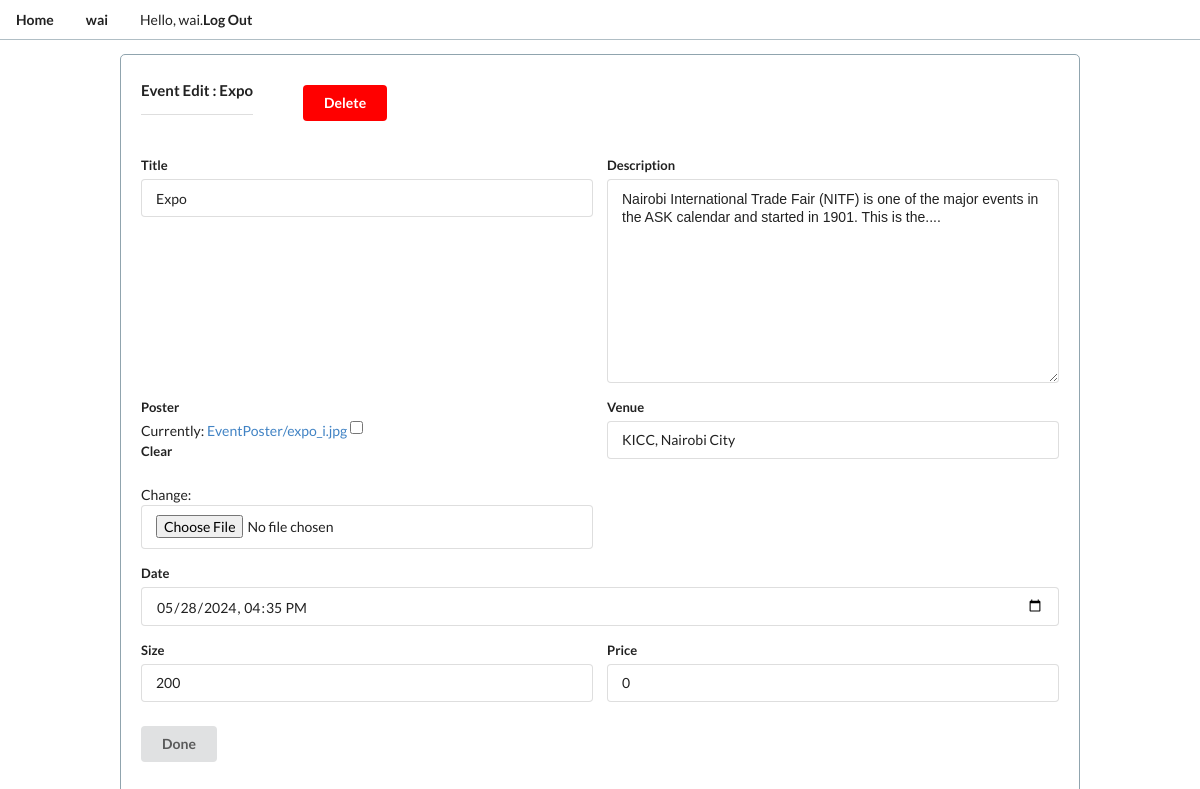
The page /home/6/edit/ (signed in) on the database its author committed.
### profiles/models.py (models this page shows, shortened)
class Profile(models.Model):
    user           = models.OneToOneField(User, on_delete=models.CASCADE)
    role           = models.CharField(max_length=20, choices=PROFILE_TYPE_CHOICES)
    profilePicture = models.ImageField(default='userPlaceHolder.png', upload_to='ProfilePictures')
    firstName      = models.CharField(max_length=35, blank=True)
    lastName       = models.CharField(max_length=35, blank=True)
    email          = models.EmailField(max_length=90, blank=True)
    updated        = models.TimeField(auto_now=True)
    created        = models.TimeField(auto_now_add=True)

### events/models.py (models this page shows, shortened)
class Event(models.Model):
    organizer   = models.ForeignKey(Profile, related_name='organizer', on_delete=models.CASCADE)
    attendees   = models.ManyToManyField(Profile, blank=True, default=None, related_name='attendees')
    title       = models.CharField(max_length=100)
    description = models.CharField(max_length=300)
    poster      = models.ImageField(upload_to='EventPoster/', blank=True)
    venue       = models.CharField(max_length=100)
    size        = models.PositiveIntegerField()
    price       = models.PositiveIntegerField()
    date        = models.DateTimeField()
    ksh         = models.PositiveIntegerField(blank=True)
    updated     = models.TimeField(auto_now=True)
    created     = models.DateTimeField(auto_now_add=True)
    class Meta:
        ordering = ('-created',)

### events/views.py (the view)
# urls.py: path('<int:id>/edit/', views.eventEditView, name='eventEdit'),
@login_required
def eventEditView(request, id):
    profile = Profile.objects.get(user=request.user)
    event   = Event.objects.get(pk=id)
    if request.method == 'POST':
        form = EventEditForm(request.POST, instance=event)
        if form.is_valid():
            form.save()
            return redirect('home:eventDetail', id=id)
    else:
        form = EventEditForm(instance=event)
    template = loader.get_template('events/eventEdit.html')
    context = {
        'event'  : event,
        'profile': profile,
        'form'   : form,
    }
    return HttpResponse(template.render(context, request))

### events/forms.py
class EventEditForm(forms.ModelForm):
    class Meta:
        model = Event
        fields = ['title', 'description', 'poster', 'venue', 'date', 'size', 'price']
        widgets = {
            'description': forms.Textarea(attrs={'class': 'form-control'}),
            'date'       :forms.TextInput(attrs={'type':'datetime-local'}),
        }

### events/templates/events/eventEdit.html (shortened to what this page needs)
<head>
    {% extends 'base.html' %}
    {% load static %}
{% block content %}
{% include 'events/navigationBar.html' %}
<div id="eventEditParent">
    <div id="eventEditParentChildDiv">
        <h4 class="ui dividing header">Event Edit : {{event.title}}</h4>
        <form method="post" action="{% url 'home:eventDelete' event.id %}">
            <button class="ui button" type="submit" id="eventDeleteBtn">Delete</button>
        </form>
    </div>
    <form class="ui form" method="POST" enctype="multipart/form-data">
        <div class="two fields">
            <div class="field">
                <label>Title</label>
                {{form.title}}
            </div>
            <div class="field">
                <label>Description</label>
                {{form.description}}
            </div>
        </div>
        <div class="two fields">
            <div class="field">
                <label>Poster</label>
                {{form.poster}}
            </div>
            <div class="field">
                <label>Venue</label>
                {{form.venue}}
            </div>
        </div>
        <div class="field">
            <label>Date</label>
            {{form.date}}
        </div>
        <div class="two fields">
            <div class="field">
                <label>Size</label>
                {{form.size}}
            </div>
            <div class="field">
                <label>Price</label>
                {{form.price}}
            </div>
        </div>
        <button class="ui button" type="submit">Done</button>
    </form>
</div>
{% endblock content %}

### events/templates/events/navigationBar.html (shortened to what this page needs)
<head>
  {% load static %}
</head>
{% block content %}
<div class="ui secondary pointing menu" id="navbarMainDiv">
  <a class="item" href="{% url 'events:home' %}"><b>Home</b></a>
  <a class="item" href="{% url 'profiles:profile' %}" ><b>{{profile.user}}</b></a>
  <a class="item" href="{% url 'home' %}">Hello, {{ profile.user }}. <b> Log Out</b></a>
</div>
{% endblock content %}

### static/style.css (style rules this page uses)
#navbarMainDiv { width: 100%; border-bottom: 1px solid #B0BEC5; }
#eventEditParent { width: 80%; padding: 20px; border-radius: 5px; border: 1px solid #90A4AE; }
#eventEditParentChildDiv { display: flex; flex-direction: row; margin-bottom: 20px; }
#eventEditParentChildDiv h4 { padding: 0px; margin-top: 6px; margin-right: 50px; }
#eventDeleteBtn { color: #ffffff; background: red; }
#eventEditParent h4 { margin-bottom: 20px; }
#eventEditParent form .ui.button { margin-top: 10px; }

### rows shown on the page
Profile: user "wai"
Event: title "Expo", description "Nairobi International Trade Fair (NITF) is one of the major events in the ASK calendar and started in 1901. This is the....", venue "KICC, Nairobi City", date "05/28/2024 16:35", size "200", price "0"
